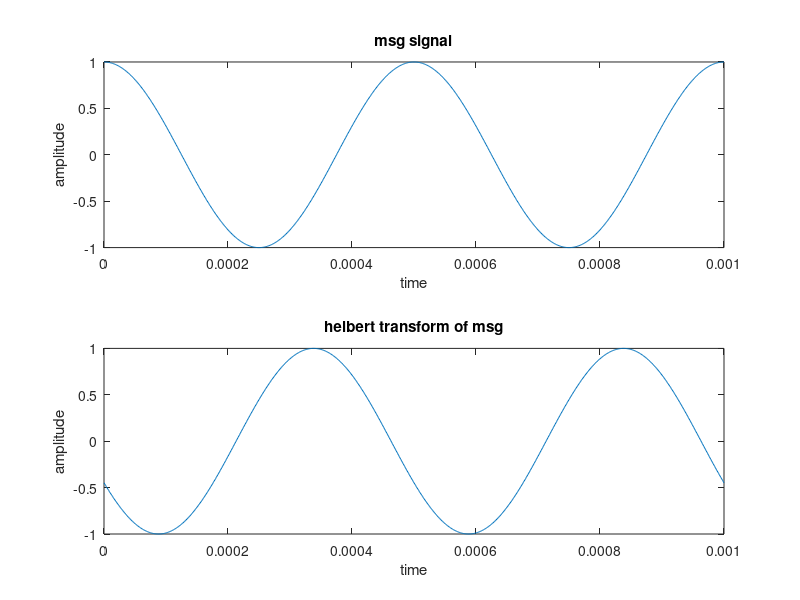
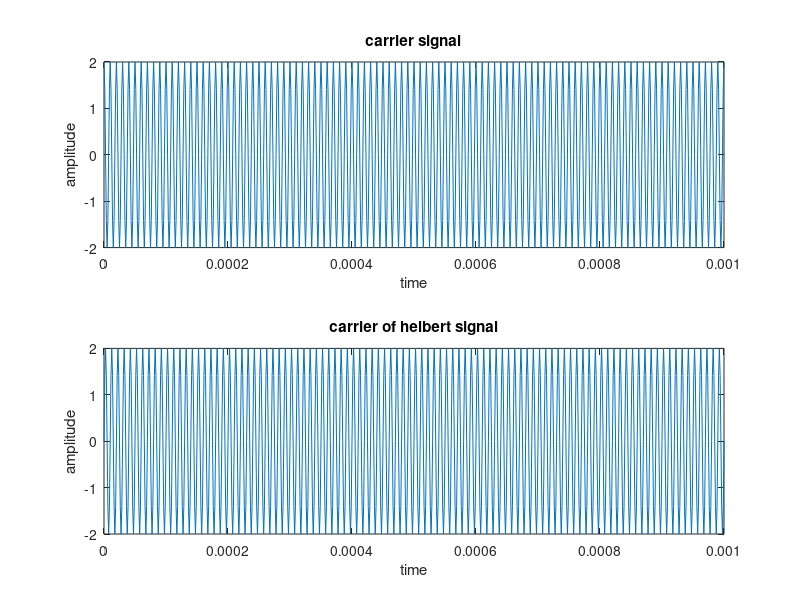
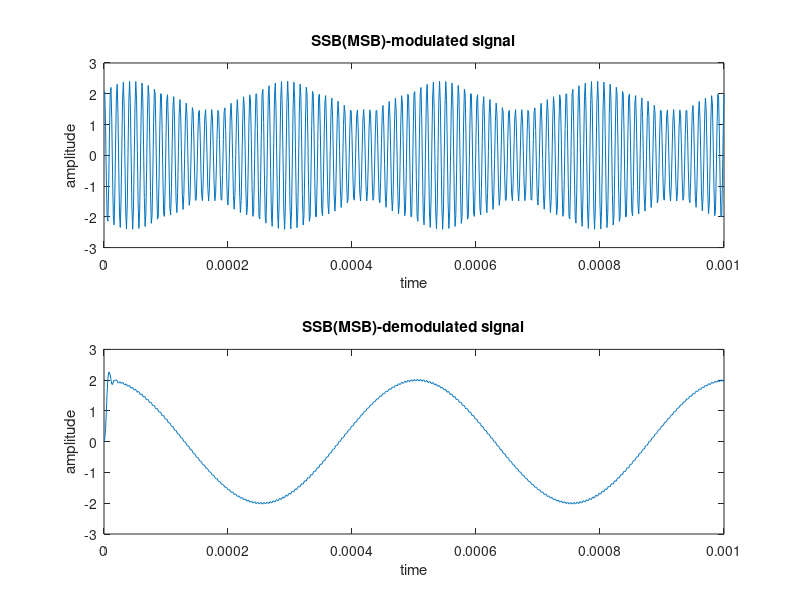

Source code (MATLAB) for these figures, in order:
%to clear all old parameters
clear all;
close all;
clc;
%time setting
Fs = 800000;             %sample freq
tmin = 0;                %initial time
tmax = 0.001;            %max time
step = 1/Fs;             %sample time
t = tmin:step:tmax;      %time periode of signal
%amplitude setting
Am = 1;                  %msg amplitude
Ac = 2;                  %carrier amplitude
Fm = 2000;
Fc = 100000;

%------------------------------------------------------------
%generate msg & carrier & modulated signals
m = Am*cos(2*pi*Fm*t);       %msg
mh = Am*cos(2*pi*Fm*t+90);   %helbert transform of msg
c1 = Ac*cos(2*pi*Fc*t);      %carrier (cos)
c2 = Ac*sin(2*pi*Fc*t);      %carrier (sin)
%SSB(MSB) modulated signal
s1 = m.*c1; 
s2 = mh.*c2;
s = s1-s2;
%------------------------------------------------------------
%demodulation of SSB(MSB)
x = c1.*s;
Wn = Fc/(Fs/2);             % Normalozed cutoff frequency
[b a] = butter(5,Wn,'low'); %5th order low-pass filter
y = filter(b,a,x);
%------------------------------------------------------------
%plotting

figure(1);
%msg
subplot(2,1,1);
plot(t,m);
xlabel ('time');
ylabel ('amplitude');
title('msg signal');

%helbert transform of msg
subplot(2,1,2);
plot(t,mh);
xlabel ('time');
ylabel ('amplitude');
title('helbert transform of msg');

figure(2);
%carrier
subplot(2,1,1);
plot(t,c1);
xlabel ('time');
ylabel ('amplitude');
title('carrier signal');

%carrier
subplot(2,1,2);
plot(t,c2);
xlabel ('time');
ylabel ('amplitude');
title('carrier of helbert signal');

figure(3);
%SSB(MSB) modulated signal
subplot(2,1,1);
plot(t,s); 
xlabel ('time');
ylabel ('amplitude');
title('SSB(MSB)-modulated signal');


%SSB(MSB) demodulated signal
subplot(2,1,2);
plot(t,y);
xlabel ('time');
ylabel ('amplitude');
title('SSB(MSB)-demodulated signal');
